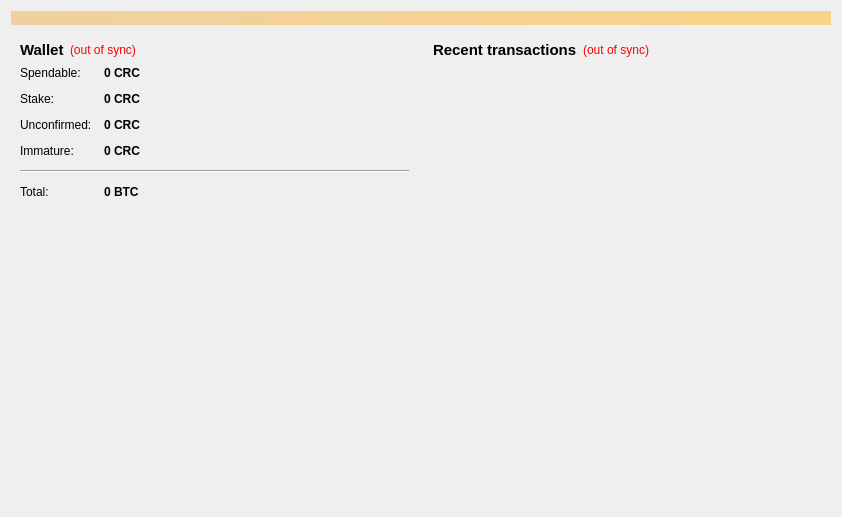
<?xml version="1.0" encoding="UTF-8"?>
<ui version="4.0">
 <class>OverviewPage</class>
 <widget class="QWidget" name="OverviewPage">
  <property name="geometry">
   <rect>
    <x>0</x>
    <y>0</y>
    <width>842</width>
    <height>517</height>
   </rect>
  </property>
  <property name="windowTitle">
   <string>Form</string>
  </property>
  <layout class="QVBoxLayout" name="topLayout">
   <item>
    <widget class="QLabel" name="labelAlerts">
     <property name="visible">
      <bool>false</bool>
     </property>
     <property name="styleSheet">
      <string notr="true">background-color: qlineargradient(x1: 0, y1: 0, x2: 1, y2: 0, stop:0 #F0D0A0, stop:1 #F8D488);  color:#000000
</string>
     </property>
     <property name="wordWrap">
      <bool>true</bool>
     </property>
     <property name="margin">
      <number>3</number>
     </property>
    </widget>
   </item>
   <item>
    <layout class="QHBoxLayout" name="horizontalLayout" stretch="1,1">
     <item>
      <layout class="QVBoxLayout" name="verticalLayout_2">
       <item>
        <widget class="QWidget" name="widget" native="true">
         <layout class="QVBoxLayout" name="verticalLayout_4">
          <item>
           <layout class="QHBoxLayout" name="horizontalLayout_4">
            <item>
             <widget class="QLabel" name="label_5">
              <property name="font">
               <font>
                <pointsize>11</pointsize>
                <weight>75</weight>
                <bold>true</bold>
               </font>
              </property>
              <property name="text">
               <string>Wallet</string>
              </property>
             </widget>
            </item>
            <item>
             <widget class="QLabel" name="labelWalletStatus">
              <property name="toolTip">
               <string>The displayed information may be out of date. Your wallet automatically synchronizes with the CRC network after a connection is established, but this process has not completed yet.</string>
              </property>
              <property name="styleSheet">
               <string notr="true">QLabel { color: red; }</string>
              </property>
              <property name="text">
               <string notr="true">(out of sync)</string>
              </property>
              <property name="alignment">
               <set>Qt::AlignLeading|Qt::AlignLeft|Qt::AlignVCenter</set>
              </property>
             </widget>
            </item>
            <item>
             <spacer name="horizontalSpacer_2">
              <property name="orientation">
               <enum>Qt::Horizontal</enum>
              </property>
              <property name="sizeHint" stdset="0">
               <size>
                <width>40</width>
                <height>20</height>
               </size>
              </property>
             </spacer>
            </item>
           </layout>
          </item>
          <item>
           <layout class="QFormLayout" name="formLayout_2">
            <property name="fieldGrowthPolicy">
             <enum>QFormLayout::AllNonFixedFieldsGrow</enum>
            </property>
            <property name="horizontalSpacing">
             <number>12</number>
            </property>
            <property name="verticalSpacing">
             <number>12</number>
            </property>
            <item row="0" column="0">
             <widget class="QLabel" name="label">
              <property name="text">
               <string>Spendable:</string>
              </property>
             </widget>
            </item>
            <item row="0" column="1">
             <widget class="QLabel" name="labelBalance">
              <property name="font">
               <font>
                <weight>75</weight>
                <bold>true</bold>
               </font>
              </property>
              <property name="cursor">
               <cursorShape>IBeamCursor</cursorShape>
              </property>
              <property name="toolTip">
               <string>Your current spendable balance</string>
              </property>
              <property name="text">
               <string notr="true">0 CRC</string>
              </property>
              <property name="alignment">
               <set>Qt::AlignLeading|Qt::AlignLeft|Qt::AlignVCenter</set>
              </property>
              <property name="textInteractionFlags">
               <set>Qt::LinksAccessibleByMouse|Qt::TextSelectableByKeyboard|Qt::TextSelectableByMouse</set>
              </property>
             </widget>
            </item>
            <item row="1" column="0">
             <widget class="QLabel" name="label_6">
              <property name="text">
               <string>Stake:</string>
              </property>
             </widget>
            </item>
            <item row="1" column="1">
             <widget class="QLabel" name="labelStake">
              <property name="font">
               <font>
                <weight>75</weight>
                <bold>true</bold>
               </font>
              </property>
              <property name="cursor">
               <cursorShape>IBeamCursor</cursorShape>
              </property>
              <property name="toolTip">
               <string>Total of coins that was staked, and do not yet count toward the current balance</string>
              </property>
              <property name="text">
               <string notr="true">0 CRC</string>
              </property>
              <property name="alignment">
               <set>Qt::AlignLeading|Qt::AlignLeft|Qt::AlignVCenter</set>
              </property>
              <property name="textInteractionFlags">
               <set>Qt::LinksAccessibleByMouse|Qt::TextSelectableByKeyboard|Qt::TextSelectableByMouse</set>
              </property>
             </widget>
            </item>
            <item row="2" column="0">
             <widget class="QLabel" name="label_3">
              <property name="text">
               <string>Unconfirmed:</string>
              </property>
             </widget>
            </item>
            <item row="2" column="1">
             <widget class="QLabel" name="labelUnconfirmed">
              <property name="font">
               <font>
                <weight>75</weight>
                <bold>true</bold>
               </font>
              </property>
              <property name="cursor">
               <cursorShape>IBeamCursor</cursorShape>
              </property>
              <property name="toolTip">
               <string>Total of transactions that have yet to be confirmed, and do not yet count toward the current balance</string>
              </property>
              <property name="text">
               <string notr="true">0 CRC</string>
              </property>
              <property name="alignment">
               <set>Qt::AlignLeading|Qt::AlignLeft|Qt::AlignVCenter</set>
              </property>
              <property name="textInteractionFlags">
               <set>Qt::LinksAccessibleByMouse|Qt::TextSelectableByKeyboard|Qt::TextSelectableByMouse</set>
              </property>
             </widget>
            </item>
            <item row="3" column="0">
             <widget class="QLabel" name="labelImmatureText">
              <property name="text">
               <string>Immature:</string>
              </property>
             </widget>
            </item>
            <item row="3" column="1">
             <widget class="QLabel" name="labelImmature">
              <property name="font">
               <font>
                <weight>75</weight>
                <bold>true</bold>
               </font>
              </property>
              <property name="toolTip">
               <string>Mined balance that has not yet matured</string>
              </property>
              <property name="text">
               <string notr="true">0 CRC</string>
              </property>
              <property name="alignment">
               <set>Qt::AlignLeading|Qt::AlignLeft|Qt::AlignVCenter</set>
              </property>
              <property name="textInteractionFlags">
               <set>Qt::LinksAccessibleByMouse|Qt::TextSelectableByKeyboard|Qt::TextSelectableByMouse</set>
              </property>
             </widget>
            </item>
            <item row="4" column="0" colspan="2">
             <widget class="Line" name="line">
              <property name="maximumSize">
               <size>
                <width>16777215</width>
                <height>16777215</height>
               </size>
              </property>
              <property name="orientation">
               <enum>Qt::Horizontal</enum>
              </property>
             </widget>
            </item>
            <item row="5" column="0">
             <widget class="QLabel" name="labelTotalText">
              <property name="text">
               <string>Total:</string>
              </property>
             </widget>
            </item>
            <item row="5" column="1">
             <widget class="QLabel" name="labelTotal">
              <property name="font">
               <font>
                <weight>75</weight>
                <bold>true</bold>
               </font>
              </property>
              <property name="cursor">
               <cursorShape>IBeamCursor</cursorShape>
              </property>
              <property name="toolTip">
               <string>Your current total balance</string>
              </property>
              <property name="text">
               <string notr="true">0 BTC</string>
              </property>
              <property name="alignment">
               <set>Qt::AlignLeading|Qt::AlignLeft|Qt::AlignVCenter</set>
              </property>
              <property name="textInteractionFlags">
               <set>Qt::LinksAccessibleByMouse|Qt::TextSelectableByKeyboard|Qt::TextSelectableByMouse</set>
              </property>
             </widget>
            </item>
           </layout>
          </item>
         </layout>
        </widget>
       </item>
       <item>
        <spacer name="verticalSpacer_2">
         <property name="orientation">
          <enum>Qt::Vertical</enum>
         </property>
         <property name="sizeHint" stdset="0">
          <size>
           <width>20</width>
           <height>40</height>
          </size>
         </property>
        </spacer>
       </item>
       <item>
        <widget class="QLabel" name="label_overview_pic">
         <property name="sizePolicy">
          <sizepolicy hsizetype="Preferred" vsizetype="Preferred">
           <horstretch>0</horstretch>
           <verstretch>0</verstretch>
          </sizepolicy>
         </property>
         <property name="minimumSize">
          <size>
           <width>0</width>
           <height>0</height>
          </size>
         </property>
         <property name="maximumSize">
          <size>
           <width>500</width>
           <height>500</height>
          </size>
         </property>
         <property name="text">
          <string/>
         </property>
         <property name="pixmap">
          <pixmap resource="../bitcoin.qrc">:/images/wallet_bg</pixmap>
         </property>
         <property name="alignment">
          <set>Qt::AlignCenter</set>
         </property>
         <property name="margin">
          <number>20</number>
         </property>
        </widget>
       </item>
       <item>
        <spacer name="verticalSpacer">
         <property name="orientation">
          <enum>Qt::Vertical</enum>
         </property>
         <property name="sizeHint" stdset="0">
          <size>
           <width>20</width>
           <height>40</height>
          </size>
         </property>
        </spacer>
       </item>
      </layout>
     </item>
     <item>
      <layout class="QVBoxLayout" name="verticalLayout_3">
       <item>
        <widget class="QWidget" name="widget_2" native="true">
         <layout class="QVBoxLayout" name="verticalLayout">
          <item>
           <layout class="QHBoxLayout" name="horizontalLayout_2">
            <item>
             <widget class="QLabel" name="label_4">
              <property name="font">
               <font>
                <pointsize>11</pointsize>
                <weight>75</weight>
                <bold>true</bold>
               </font>
              </property>
              <property name="text">
               <string>&lt;b&gt;Recent transactions&lt;/b&gt;</string>
              </property>
             </widget>
            </item>
            <item>
             <widget class="QLabel" name="labelTransactionsStatus">
              <property name="toolTip">
               <string>The displayed information may be out of date. Your wallet automatically synchronizes with the CRC network after a connection is established, but this process has not completed yet.</string>
              </property>
              <property name="styleSheet">
               <string notr="true">QLabel { color: red; }</string>
              </property>
              <property name="text">
               <string notr="true">(out of sync)</string>
              </property>
              <property name="alignment">
               <set>Qt::AlignRight|Qt::AlignTrailing|Qt::AlignVCenter</set>
              </property>
             </widget>
            </item>
            <item>
             <spacer name="horizontalSpacer">
              <property name="orientation">
               <enum>Qt::Horizontal</enum>
              </property>
              <property name="sizeHint" stdset="0">
               <size>
                <width>40</width>
                <height>20</height>
               </size>
              </property>
             </spacer>
            </item>
           </layout>
          </item>
          <item>
           <widget class="QListView" name="listTransactions">
            <property name="styleSheet">
             <string notr="true">QListView { background: transparent; }</string>
            </property>
            <property name="frameShape">
             <enum>QFrame::NoFrame</enum>
            </property>
            <property name="verticalScrollBarPolicy">
             <enum>Qt::ScrollBarAlwaysOff</enum>
            </property>
            <property name="horizontalScrollBarPolicy">
             <enum>Qt::ScrollBarAlwaysOff</enum>
            </property>
            <property name="selectionMode">
             <enum>QAbstractItemView::NoSelection</enum>
            </property>
           </widget>
          </item>
         </layout>
        </widget>
       </item>
      </layout>
     </item>
    </layout>
   </item>
  </layout>
 </widget>
 <resources>
  <include location="../bitcoin.qrc"/>
 </resources>
 <connections/>
</ui>
